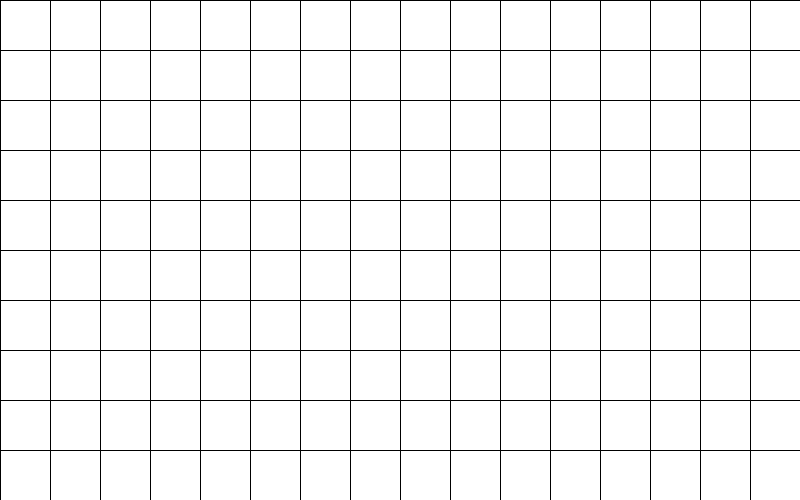
Frame 1 (no input)
Frame 60 (the mouse pressed at the canvas centre just before this capture): identical to frame 1, image omitted
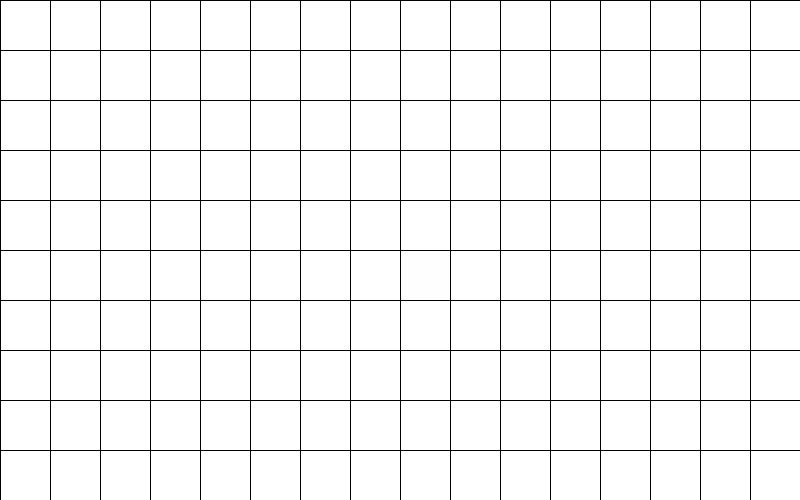
Frame 120 (the mouse held since frame 60 and released just before this capture)

The Processing sketch that drew these frames (run headless with seeded random() and noise(); from frame 60 on, the mouse is pressed at the canvas centre):

// Processing sketch: week06_2_java
// ── week06_2_java.pde
//week06-2
int [][]b=new int[10][16];
void setup(){
  size(800,500);
}
void draw(){
  background(255);
  for(int i=0;i<10;i++){
    for(int j=0;j<16;j++){
      if(b[i][j]>0){
      fill(#F5CBFF,b[i][j]*4);
      b[i][j]--;
      } else fill(255);
      rect(j*50, i*50, 50, 50);
    }
  }
}
void mousePressed(){
  int i = mouseY / 50, j = mouseX / 50;
  b[i][j] = 60;
}
